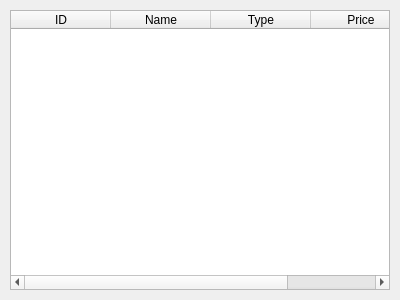
<?xml version="1.0" encoding="UTF-8"?>
<ui version="4.0">
 <class>CoffeeApp</class>
 <widget class="QMainWindow" name="CoffeeApp">
  <property name="geometry">
   <rect>
    <x>0</x>
    <y>0</y>
    <width>400</width>
    <height>300</height>
   </rect>
  </property>
  <property name="windowTitle">
   <string>Coffee Information</string>
  </property>
  <widget class="QTableWidget" name="tableWidget">
   <property name="geometry">
    <rect>
     <x>10</x>
     <y>10</y>
     <width>380</width>
     <height>280</height>
    </rect>
   </property>
   <column>
    <property name="text">
     <string>ID</string>
    </property>
   </column>
   <column>
    <property name="text">
     <string>Name</string>
    </property>
   </column>
   <column>
    <property name="text">
     <string>Type</string>
    </property>
   </column>
   <column>
    <property name="text">
     <string>Price</string>
    </property>
   </column>
  </widget>
 </widget>
 <resources/>
 <connections/>
</ui>
